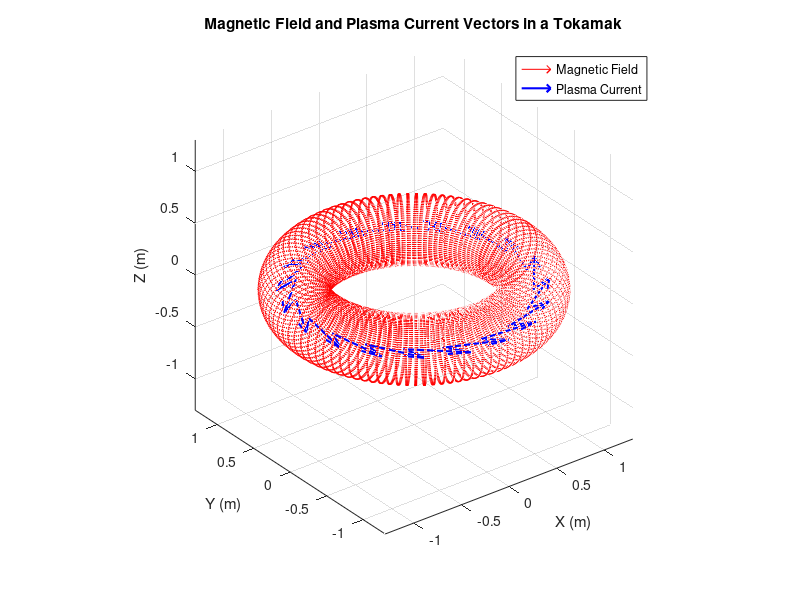

Write MATLAB code to recreate this figure.
R0 = 1; 
a = 0.3; 
I_toroidal = 100000; 
I_poloidal = 1000; 
mu_0 = 4 * pi * 1e-7; % (H/m)

theta = linspace(0, 2*pi, 100); 
phi = linspace(0, 2*pi, 100); 
[THETA, PHI] = meshgrid(theta, phi);

R = R0 + a * cos(PHI); 
X = R .* cos(THETA);
Y = R .* sin(THETA);
Z = a * sin(PHI);


R_eff = sqrt(X.^2 + Y.^2); 
R_eff(R_eff == 0) = 1e-6; 
B_toroidal = (mu_0 * I_toroidal) ./ (2 * pi * R_eff);

B_poloidal = (mu_0 * I_poloidal) / (2 * pi * R0); 

Bx = -B_toroidal .* sin(THETA); 
By = B_toroidal .* cos(THETA);
Bz = B_poloidal .* cos(PHI); 

num_points = 20; 
line_theta = linspace(0, 2*pi, num_points); 
line_X = (R0) * cos(line_theta); 
line_Y = (R0) * sin(line_theta);
line_Z = zeros(size(line_theta)); 

J_theta = 1;
Jx_line = -J_theta * sin(line_theta);
Jy_line = J_theta * cos(line_theta);
Jz_line = zeros(size(line_theta)); 

figure;

quiver3(X, Y, Z, Bx, By, Bz, 'r');
hold on;

quiver3(line_X, line_Y, line_Z, Jx_line, Jy_line, Jz_line, 'b', 'LineWidth', 1.5);

xlabel('X (m)');
ylabel('Y (m)');
zlabel('Z (m)');
title('Magnetic Field and Plasma Current Vectors in a Tokamak');
legend('Magnetic Field', 'Plasma Current');
axis equal;
grid on;
view(3);
